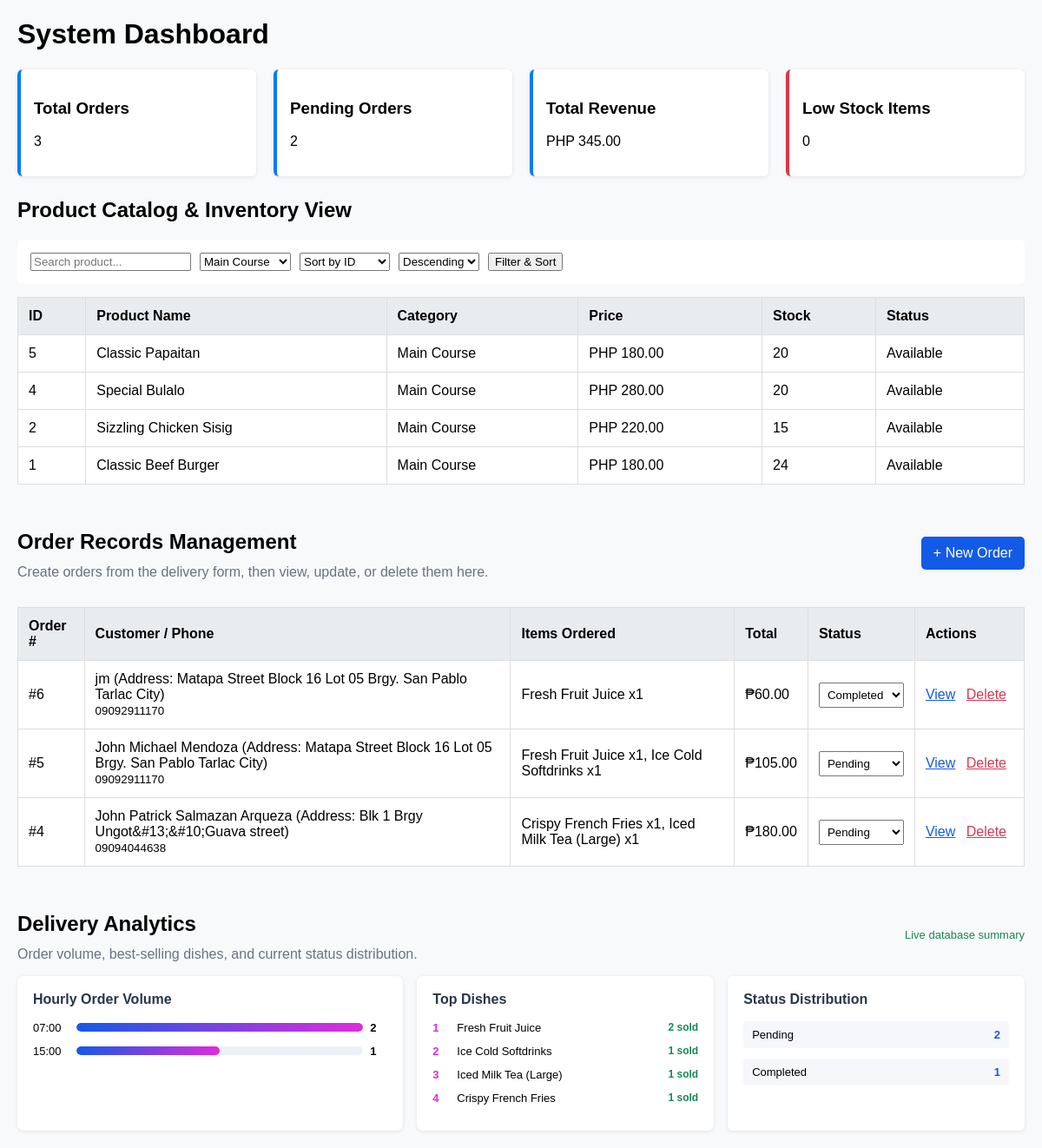
Page /dashboard.php?category_id=1 on the committed database.
### tables this page shows
CREATE TABLE `products` (
  `product_id` int(11) NOT NULL,
  `category_id` int(11) NOT NULL,
  `product_name` varchar(150) NOT NULL,
  `price` decimal(10,2) NOT NULL,
  `stock_quantity` int(11) NOT NULL DEFAULT 0,
  `status` enum('Available','Out of Stock') DEFAULT 'Available',
  `created_at` timestamp NOT NULL DEFAULT current_timestamp()
);

CREATE TABLE `categories` (
  `category_id` int(11) NOT NULL,
  `category_name` varchar(100) NOT NULL,
  `description` text DEFAULT NULL,
  `created_at` timestamp NOT NULL DEFAULT current_timestamp()
);

CREATE TABLE `orders` (
  `order_id` int(11) NOT NULL,
  `customer_name` varchar(100) NOT NULL,
  `customer_email` varchar(100) DEFAULT NULL,
  `phone_number` varchar(20) NOT NULL,
  `order_type` enum('Dine-In','Takeout','Delivery') DEFAULT 'Dine-In',
  `payment_method` enum('Cash','GCash','Credit/Debit Card') DEFAULT 'Cash',
  `total_amount` decimal(10,2) NOT NULL DEFAULT 0.00,
  `order_status` enum('Pending','Processing','Completed','Cancelled') DEFAULT 'Pending',
  `order_date` timestamp NOT NULL DEFAULT current_timestamp()
);

### product.php (called while the page is built, shortened)
<?php
class Product extends AbstractItem {
    public static function fetchFiltered(PDO $db, string $search = '', int $categoryId = 0, string $sortBy = 'product_id', string $order = 'DESC', int $limit = 10): array {
        $sql = "SELECT p.*, c.category_name FROM products p JOIN categories c ON p.category_id = c.category_id WHERE 1=1";
        $params = [];
        if ($categoryId > 0) {
            $sql .= " AND p.category_id = :category_id";
            $params[':category_id'] = $categoryId;
        }
        $allowedSort = ['product_id', 'product_name', 'price', 'stock_quantity'];
        $sortBy = in_array($sortBy, $allowedSort) ? $sortBy : 'product_id';
        $order = strtoupper($order) === 'ASC' ? 'ASC' : 'DESC';
        $sql .= " ORDER BY {$sortBy} {$order} LIMIT " . (int)$limit;
        $stmt = $db->prepare($sql);
        $stmt->execute($params);
        return $stmt->fetchAll();
    }
}

### dashboard.php (the view, shortened to what this page needs)
<?php
require_once 'product.php';
$db = (new Database())->getConnection();
$totalOrders = $db->query("SELECT COUNT(*) FROM orders")->fetchColumn();
$pendingOrders = $db->query("SELECT COUNT(*) FROM orders WHERE order_status = 'Pending'")->fetchColumn();
$totalRevenue = $db->query("SELECT IFNULL(SUM(total_amount), 0) FROM orders WHERE order_status != 'Cancelled'")->fetchColumn();
$lowStock = $db->query("SELECT COUNT(*) FROM products WHERE stock_quantity < 5")->fetchColumn();
$search = $_GET['search'] ?? '';
$categoryId = (int)($_GET['category_id'] ?? 0);
$sortBy = $_GET['sort_by'] ?? 'product_id';
$order = $_GET['order'] ?? 'DESC';
$productList = Product::fetchFiltered($db, $search, $categoryId, $sortBy, $order, 10);
$categories = $db->query("SELECT * FROM categories")->fetchAll();
$orderList = $db->query("SELECT o.*, COALESCE(GROUP_CONCAT(CONCAT(p.product_name, ' x', oi.quantity) SEPARATOR ', '), 'No items') AS item_summary FROM orders o LEFT JOIN order_items oi ON o.order_id = oi.order_id LEFT JOIN products p ON oi.product_id = p.product_id GROUP BY o.order_id ORDER BY o.order_id DESC")->fetchAll();
$hourlyOrders = $db->query("SELECT HOUR(order_date) AS order_hour, COUNT(*) AS order_count FROM orders GROUP BY HOUR(order_date) ORDER BY order_hour")->fetchAll();
$topProducts = $db->query("SELECT p.product_name, SUM(oi.quantity) AS units_sold, SUM(oi.quantity * oi.unit_price) AS sales_total FROM order_items oi JOIN products p ON oi.product_id = p.product_id JOIN orders o ON oi.order_id = o.order_id WHERE o.order_status != 'Cancelled' GROUP BY p.product_id, p.product_name ORDER BY units_sold DESC LIMIT 5")->fetchAll();
$statusDistribution = $db->query("SELECT order_status, COUNT(*) AS status_count FROM orders GROUP BY order_status ORDER BY status_count DESC")->fetchAll();
?>
<!DOCTYPE html>
<html lang="en">
<head>
</head>
<body>
<h1>System Dashboard</h1>
<div class="metrics-grid">
    <div class="metric-card"><h3>Total Orders</h3><p><?= $totalOrders ?></p></div>
    <div class="metric-card"><h3>Pending Orders</h3><p><?= $pendingOrders ?></p></div>
    <div class="metric-card"><h3>Total Revenue</h3><p>PHP <?= number_format($totalRevenue, 2) ?></p></div>
    <div class="metric-card" style="border-left-color: #dc3545;"><h3>Low Stock Items</h3><p><?= $lowStock ?></p></div>
</div>
<h2>Product Catalog & Inventory View</h2>
<form class="filter-bar" method="GET" action="">
    <input type="text" name="search" placeholder="Search product..." value="<?= htmlspecialchars($search) ?>">
    <select name="category_id">
        <?php foreach ($categories as $cat): ?>
            <option value="<?= $cat['category_id'] ?>" <?= $categoryId == $cat['category_id'] ? 'selected' : '' ?>>
                <?= htmlspecialchars($cat['category_name']) ?>
            </option>
        <?php endforeach; ?>
    </select>
    <select name="sort_by">
        <option value="product_id" <?= $sortBy == 'product_id' ? 'selected' : '' ?>>Sort by ID</option>
    </select>
    <select name="order">
        <option value="DESC" <?= $order == 'DESC' ? 'selected' : '' ?>>Descending</option>
    </select>
    <button type="submit">Filter & Sort</button>
</form>
<table>
    <thead>
        <tr>
            <th>ID</th>
            <th>Product Name</th>
            <th>Category</th>
            <th>Price</th>
            <th>Stock</th>
            <th>Status</th>
        </tr>
    </thead>
    <tbody>
        <?php if (!empty($productList)): ?>
            <?php foreach ($productList as $p): ?>
                <tr>
                    <td><?= $p['product_id'] ?></td>
                    <td><?= htmlspecialchars($p['product_name']) ?></td>
                    <td><?= htmlspecialchars($p['category_name']) ?></td>
                    <td>PHP <?= number_format($p['price'], 2) ?></td>
                    <td><?= $p['stock_quantity'] ?></td>
                    <td><?= $p['stock_quantity'] > 0 ? 'Available' : 'Out of Stock' ?></td>
                </tr>
            <?php endforeach; ?>
        <?php else: ?>
            <tr><td colspan="6">No products found.</td></tr>
        <?php endif; ?>
    </tbody>
</table>
<section class="records-section">
    <div class="section-title-row">
        <div>
            <h2>Order Records Management</h2>
            <p>Create orders from the delivery form, then view, update, or delete them here.</p>
        </div>
        <a class="action-link" href="order_form.php">+ New Order</a>
    </div>
    <table>
        <thead>
            <tr>
                <th>Order #</th>
                <th>Customer / Phone</th>
                <th>Items Ordered</th>
                <th>Total</th>
                <th>Status</th>
                <th>Actions</th>
            </tr>
        </thead>
        <tbody>
            <?php if (!empty($orderList)): ?>
                <?php foreach ($orderList as $orderRow): ?>
                    <tr>
                        <td>#<?= (int)$orderRow['order_id'] ?></td>
                        <td><?= htmlspecialchars($orderRow['customer_name']) ?><br><small><?= htmlspecialchars($orderRow['phone_number']) ?></small></td>
                        <td><?= htmlspecialchars($orderRow['item_summary']) ?></td>
                        <td>₱<?= number_format($orderRow['total_amount'], 2) ?></td>
                        <td>
                            <form method="POST" class="inline-form">
                                <select name="order_status" onchange="this.form.submit()">
                                    <?php foreach (['Pending', 'Processing', 'Completed', 'Cancelled'] as $status): ?>
                                        <option value="<?= $status ?>" <?= $orderRow['order_status'] === $status ? 'selected' : '' ?>><?= $status ?></option>
                                    <?php endforeach; ?>
                                </select>
                            </form>
                        </td>
                        <td class="record-actions">
                            <a href="track_order.php?order_id=<?= (int)$orderRow['order_id'] ?>">View</a>
                            <form method="POST" class="inline-form" onsubmit="return confirm('Delete this order and restore its stock?');">
                                <button type="submit" class="delete-link">Delete</button>
                            </form>
                        </td>
                    </tr>
                <?php endforeach; ?>
            <?php else: ?>
                <tr><td colspan="6">No orders found. Create one from the delivery form.</td></tr>
            <?php endif; ?>
        </tbody>
    </table>
</section>
<section class="analytics-section">
    <div class="section-title-row">
        <div>
            <h2>Delivery Analytics</h2>
            <p>Order volume, best-selling dishes, and current status distribution.</p>
        </div>
        <span class="analytics-updated">Live database summary</span>
    </div>
    <div class="analytics-grid">
        <div class="analytics-card">
            <h3>Hourly Order Volume</h3>
            <?php if ($hourlyOrders): ?>
                <?php $maxHourlyOrders = max(array_column($hourlyOrders, 'order_count')); ?>
                <?php foreach ($hourlyOrders as $hour): ?>
                    <div class="bar-row"><span><?= sprintf('%02d:00', $hour['order_hour']) ?></span><div class="bar-track"><i style="width: <?= ($hour['order_count'] / $maxHourlyOrders) * 100 ?>%"></i></div><b><?= $hour['order_count'] ?></b></div>
                <?php endforeach; ?>
            <?php else: ?><p>No order activity yet.</p><?php endif; ?>
        </div>
        <div class="analytics-card">
            <h3>Top Dishes</h3>
            <?php if ($topProducts): ?>
                <?php foreach ($topProducts as $index => $product): ?>
                    <div class="ranking-row"><b><?= $index + 1 ?></b><span><?= htmlspecialchars($product['product_name']) ?></span><strong><?= (int)$product['units_sold'] ?> sold</strong></div>
                <?php endforeach; ?>
            <?php else: ?><p>No sales data yet.</p><?php endif; ?>
        </div>
        <div class="analytics-card">
            <h3>Status Distribution</h3>
            <?php if ($statusDistribution): ?>
                <?php foreach ($statusDistribution as $status): ?>
                    <div class="status-row"><span><?= htmlspecialchars($status['order_status']) ?></span><strong><?= (int)$status['status_count'] ?></strong></div>
                <?php endforeach; ?>
            <?php else: ?><p>No status data yet.</p><?php endif; ?>
        </div>
    </div>
</section>
</body>
</html>

### dashboard.php (style rules this page uses)
body { font-family: Arial, sans-serif; margin: 20px; background-color: #f8f9fa; }
.metrics-grid { display: flex; gap: 20px; margin-bottom: 25px; }
.metric-card { flex: 1; background: #fff; padding: 15px; border-radius: 6px; box-shadow: 0 1px 4px rgba(0,0,0,0.1); border-left: 4px solid #007bff; }
table { width: 100%; border-collapse: collapse; background: #fff; margin-top: 15px; }
th, td { padding: 12px; border: 1px solid #ddd; text-align: left; }
th { background-color: #e9ecef; }
.filter-bar { display: flex; gap: 10px; background: #fff; padding: 15px; border-radius: 6px; }
.records-section { margin-top: 32px; }
.section-title-row { display: flex; justify-content: space-between; align-items: center; gap: 20px; }
.section-title-row p { color: #687381; margin-top: -8px; }
.action-link { background: #135ae7; color: #fff; padding: 10px 14px; border-radius: 5px; text-decoration: none; white-space: nowrap; }
.inline-form { display: inline; }
.inline-form select { padding: 5px; }
.record-actions { white-space: nowrap; }
.record-actions a, .delete-link { margin-right: 8px; color: #135ae7; background: none; border: 0; padding: 0; text-decoration: underline; cursor: pointer; font: inherit; }
.record-actions .delete-link { color: #d43b52; }
.analytics-section { margin-top: 32px; }
.analytics-updated { color: #198754; font-size: 13px; }
.analytics-grid { display: grid; grid-template-columns: 1.3fr 1fr 1fr; gap: 16px; }
.analytics-card { background: #fff; padding: 18px; border-radius: 7px; box-shadow: 0 1px 4px rgba(0,0,0,.1); }
.analytics-card h3 { margin-top: 0; color: #27364a; font-size: 16px; }
.bar-row, .ranking-row, .status-row { display: grid; align-items: center; gap: 8px; margin: 12px 0; font-size: 13px; }
.bar-row { grid-template-columns: 42px 1fr 20px; }
.bar-track { height: 10px; overflow: hidden; border-radius: 5px; background: #edf0f7; }
.bar-track i { display: block; height: 100%; border-radius: inherit; background: linear-gradient(90deg, #135ae7, #e12ade); }
.ranking-row { grid-template-columns: 20px 1fr auto; }
.ranking-row b { color: #e12ade; }
.ranking-row strong { color: #198754; font-size: 12px; }
.status-row { grid-template-columns: 1fr auto; padding: 8px 10px; border-radius: 4px; background: #f5f7fb; }
.status-row strong { color: #135ae7; }

### rows in the picture
products: product_id "5", product_name "Classic Papaitan", category.category_name "Main Course", price "180.00", stock_quantity "20", shows "Available"
products: product_id "4", product_name "Special Bulalo", category.category_name "Main Course", price "280.00", stock_quantity "20", shows "Available"
products: product_id "2", product_name "Sizzling Chicken Sisig", category.category_name "Main Course", price "220.00", stock_quantity "15", shows "Available"
products: product_id "1", product_name "Classic Beef Burger", category.category_name "Main Course", price "180.00", stock_quantity "24", shows "Available"
orders: order_id "6", customer_name "jm (Address: Matapa Street Block 16 Lot 05 Brgy. San Pablo Tarlac City)", phone_number "09092911170", item_summary "Fresh Fruit Juice x1", total_amount "60.00", order_status "Completed"
orders: order_id "5", customer_name "John Michael Mendoza (Address: Matapa Street Block 16 Lot 05 Brgy. San Pablo Tarlac City)", phone_number "09092911170", item_summary "Fresh Fruit Juice x1, Ice Cold Softdrinks x1", total_amount "105.00", order_status "Pending"
orders: order_id "4", customer_name "John Patrick Salmazan Arqueza (Address: Blk 1 Brgy Ungot&#13;&#10;Guava street)", phone_number "09094044638", item_summary "Crispy French Fries x1, Iced Milk Tea (Large) x1", total_amount "180.00", order_status "Pending"

### other values in the picture
$totalOrders "3"
$pendingOrders "2"
$totalRevenue "345.00"
$lowStock "0"
$hour['order_hour'] "07"
$hour['order_count'] "2"
$hour['order_hour'] "15"
$hour['order_count'] "1"
$product['product_name'] "Fresh Fruit Juice"
$product['units_sold'] "2"
$product['product_name'] "Ice Cold Softdrinks"
$product['units_sold'] "1"
$product['product_name'] "Iced Milk Tea (Large)"
$product['product_name'] "Crispy French Fries"
$status['order_status'] "Pending"
